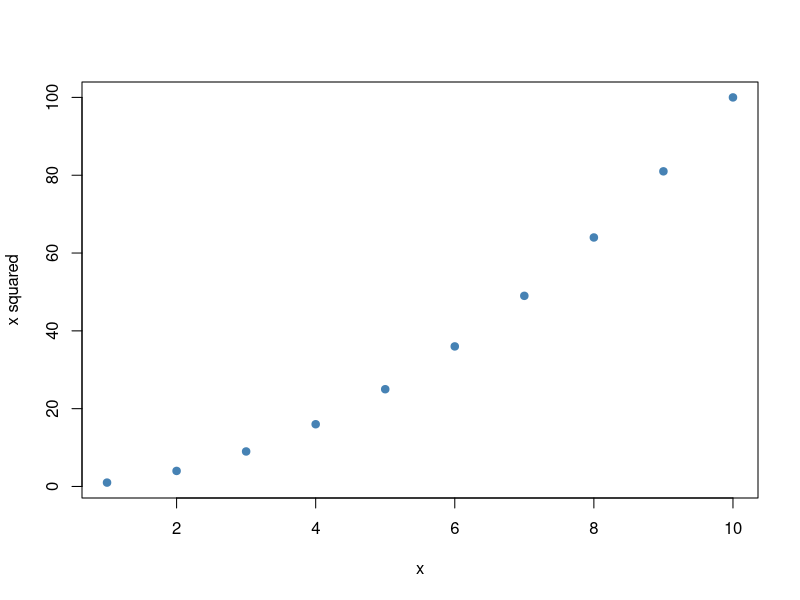

Here is the R script that generated this plot:
## ---- chunk 1
x <- 1:10
mean(x)
## ---- chunk 2
#| echo: fenced
summary(mtcars$mpg)
## ---- chunk 3
#| fig-cap: "Scatter plot of x vs x squared"
#| fig-asp: 0.5
#| out-width: "80%"
plot(1:10, (1:10)^2, pch = 19, col = "steelblue",
     xlab = "x", ylab = "x squared")
## ---- chunk 4
#| echo: false
invisible("this code is hidden")
## ---- chunk 5
#| include: false
secret_value <- 42
## ---- chunk 6
#| results: asis
cat("**This is bold from asis output.**\n")
## ---- chunk 7
#| warning: false
#| message: false
warning("suppressed warning")
message("suppressed message")
cat("Only this output appears.\n")
## ---- chunk 8
cat("Code in a tab\n")
## ---- chunk 9
#| lst-cap: "A simple R function"
square <- function(x) x^2
square(7)
## ---- chunk 10
hidden_result <- "computed but not shown"
